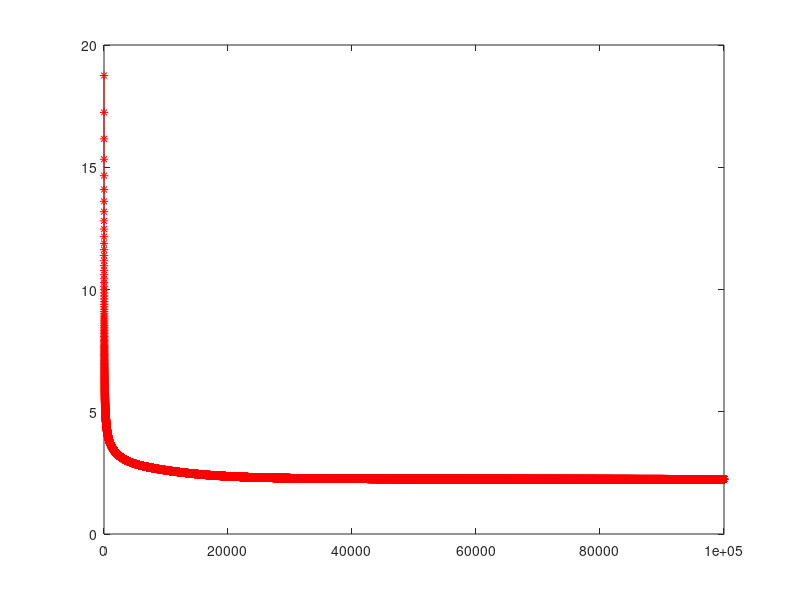
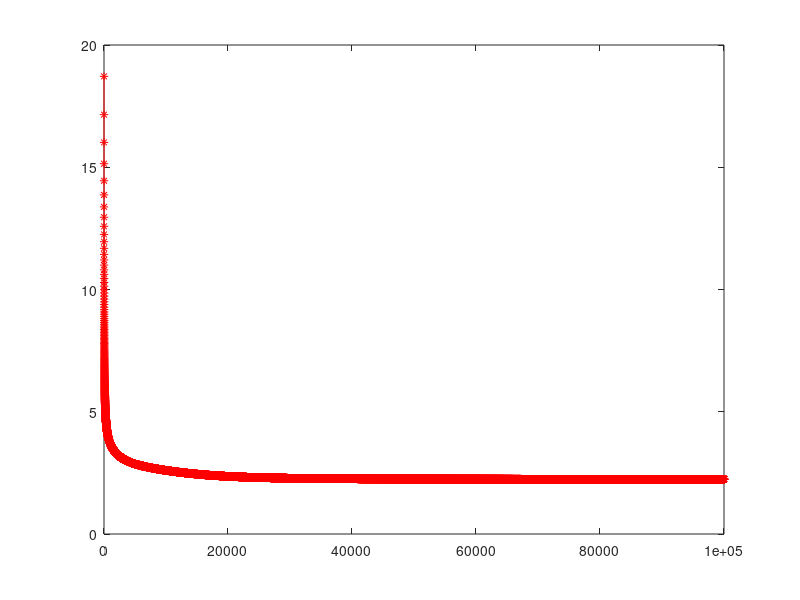
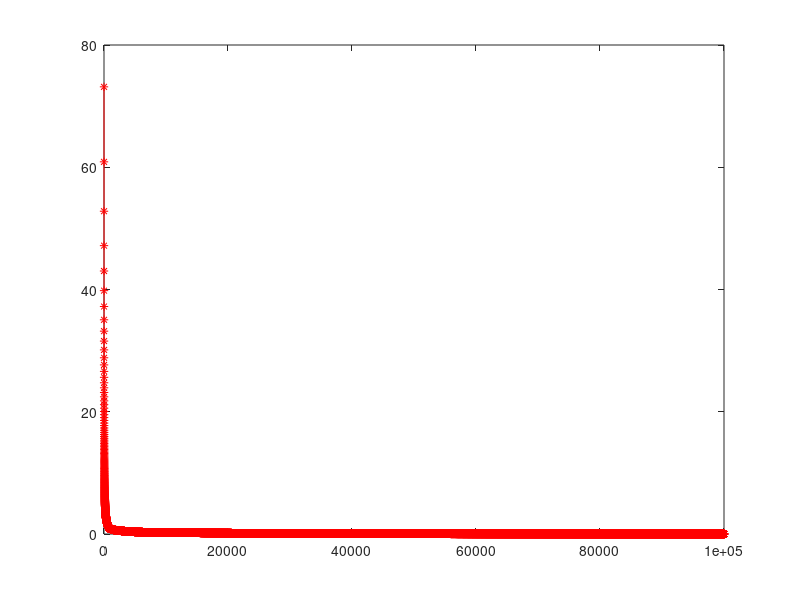

Write the MATLAB code that produced these figures, in order. (Note: this script raises an error after producing the figures.)
clear;
clc;
load('train.mat');
Lables_tr=lab;
no_fea =  22;
 A1=fea(1:40,:);
 A2=fea(41:80,:);
 AA=[A1;A2] ;
mean_AA=mean(AA);
 
mean_A1=mean(A1);

mean_A2=mean(A2);
 
S_B0=(40*(mean_A1-mean_AA)'*(mean_A1-mean_AA)+40*(mean_A2-mean_AA)'*(mean_A2-mean_AA));
%S_B=50*((mean_A1-mean_AA)'*(mean_A1-mean_AA)+(mean_A2-mean_AA)'*(mean_A2-mean_AA));

S_W0=zeros(no_fea,no_fea);



for k0=1:40
        S_W0=S_W0+(A1(k0,:)-mean_A1)'*(A1(k0,:)-mean_A1);
end


for k0=1:40
        S_W0= S_W0+(A2(k0,:)-mean_A2)'*(A2(k0,:)-mean_A2);
end 

[m1,n1]=size(AA);
SB=S_B0;
SW=S_W0;


%[X Y]=eig(SB,SW)



 


 

M=8;
%W=rand(n1,M);
W=randn(n1,M)/2;
W=orth(W);
 


%B=-W'*S*W; % under the constraint W'W=I, B=-W'*S*W
 
 
 

%while norm(W'*W-eye(M),'fro')>0.01

Cost1=zeros(100,1);
Cost2=zeros(100,1);
Cost3=zeros(100,1);
 
 
    
 L=100;
 
 
 Trace_SW=trace(W'*SW*W)
 
 Trace_SB=trace(W'*SB*W)
 
  R0=Trace_SW/Trace_SB
for k0=1:100000
    
 Trace_SW=trace(W'*SW*W);
 Trace_SB=trace(W'*SB*W);
 
    Grad=(2*SW*W*Trace_SB-2*SB*W*Trace_SW+L*(Trace_SB)^2*(4*W*W'*W-4*W))/(Trace_SB)^2;
    
     W=W-0.0003*Grad;
 
    
    
    Cost3(k0)=norm(Grad);
 
         
Cost1(k0)=Trace_SW/Trace_SB+L*trace((W'*W-eye(M))'*(W'*W-eye(M)));

Cost2(k0)=(Trace_SW/Trace_SB);
end
 


% 
%  
%  
figure(1)
plot(Cost1,'r-*')

  figure(2)

plot(Cost2,'r-*')

 figure(3)

plot(Cost3,'r-*')
% 
%  
% 
% % 
% % x10=WWW'*AA';
% % x20_tr=x10';
% % svmStruct0= svmtrain(x20_tr,Lables_tr,'Kernel_Function','rbf','method','LS','showplot',true); 
% % load('test.mat');
% % x10_te=WWW'*fea_te';
% % x20_te=x10_te';
% % classes = svmclassify(svmStruct0,x20_te);
% % nCorrect=sum(classes==lab_te);
% % accuracy=nCorrect/length(classes)
% 
% 
x1=W'*AA';
x2_tr=x1';
svmStruct= svmtrain(x2_tr,Lables_tr,'Kernel_Function','rbf','method','LS','showplot',true); 
load('test.mat');
x1_te=W'*fea_te';
x2_te=x1_te';
classes = svmclassify(svmStruct,x2_te);
nCorrect=sum(classes==lab_te);
accuracy=nCorrect/length(classes)
